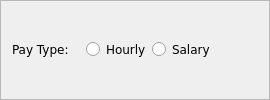
                <widget class="QFrame" name="frame_7">
                 <property name="sizePolicy">
                  <sizepolicy hsizetype="MinimumExpanding" vsizetype="Preferred">
                   <horstretch>0</horstretch>
                   <verstretch>0</verstretch>
                  </sizepolicy>
                 </property>
                 <property name="minimumSize">
                  <size>
                   <width>270</width>
                   <height>45</height>
                  </size>
                 </property>
                 <property name="maximumSize">
                  <size>
                   <width>350</width>
                   <height>16777215</height>
                  </size>
                 </property>
                 <property name="cursor">
                  <cursorShape>ArrowCursor</cursorShape>
                 </property>
                 <property name="styleSheet">
                  <string notr="true">background-color: none;
</string>
                 </property>
                 <property name="frameShape">
                  <enum>QFrame::StyledPanel</enum>
                 </property>
                 <property name="frameShadow">
                  <enum>QFrame::Raised</enum>
                 </property>
                 <layout class="QHBoxLayout" name="horizontalLayout_6">
                  <property name="topMargin">
                   <number>4</number>
                  </property>
                  <property name="bottomMargin">
                   <number>4</number>
                  </property>
                  <item alignment="Qt::AlignVCenter">
                   <widget class="QLabel" name="payType_label">
                    <property name="font">
                     <font>
                      <family>Verdana</family>
                      <pointsize>9</pointsize>
                     </font>
                    </property>
                    <property name="text">
                     <string>Pay Type:   </string>
                    </property>
                    <property name="alignment">
                     <set>Qt::AlignCenter</set>
                    </property>
                   </widget>
                  </item>
                  <item alignment="Qt::AlignVCenter">
                   <widget class="QRadioButton" name="payTypeHourly_radioButton">
                    <property name="minimumSize">
                     <size>
                      <width>60</width>
                      <height>0</height>
                     </size>
                    </property>
                    <property name="maximumSize">
                     <size>
                      <width>40</width>
                      <height>16777215</height>
                     </size>
                    </property>
                    <property name="font">
                     <font>
                      <family>Verdana</family>
                      <pointsize>9</pointsize>
                     </font>
                    </property>
                    <property name="cursor">
                     <cursorShape>PointingHandCursor</cursorShape>
                    </property>
                    <property name="layoutDirection">
                     <enum>Qt::LeftToRight</enum>
                    </property>
                    <property name="text">
                     <string>Hourly</string>
                    </property>
                   </widget>
                  </item>
                  <item alignment="Qt::AlignVCenter">
                   <widget class="QRadioButton" name="payTypeSalary_radioButton">
                    <property name="minimumSize">
                     <size>
                      <width>60</width>
                      <height>0</height>
                     </size>
                    </property>
                    <property name="font">
                     <font>
                      <family>Verdana</family>
                      <pointsize>9</pointsize>
                     </font>
                    </property>
                    <property name="cursor">
                     <cursorShape>PointingHandCursor</cursorShape>
                    </property>
                    <property name="styleSheet">
                     <string notr="true"/>
                    </property>
                    <property name="text">
                     <string>Salary</string>
                    </property>
                   </widget>
                  </item>
                  <item>
                   <spacer name="horizontalSpacer_113">
                    <property name="orientation">
                     <enum>Qt::Horizontal</enum>
                    </property>
                    <property name="sizeHint" stdset="0">
                     <size>
                      <width>40</width>
                      <height>20</height>
                     </size>
                    </property>
                   </spacer>
                  </item>
                 </layout>
                </widget>
